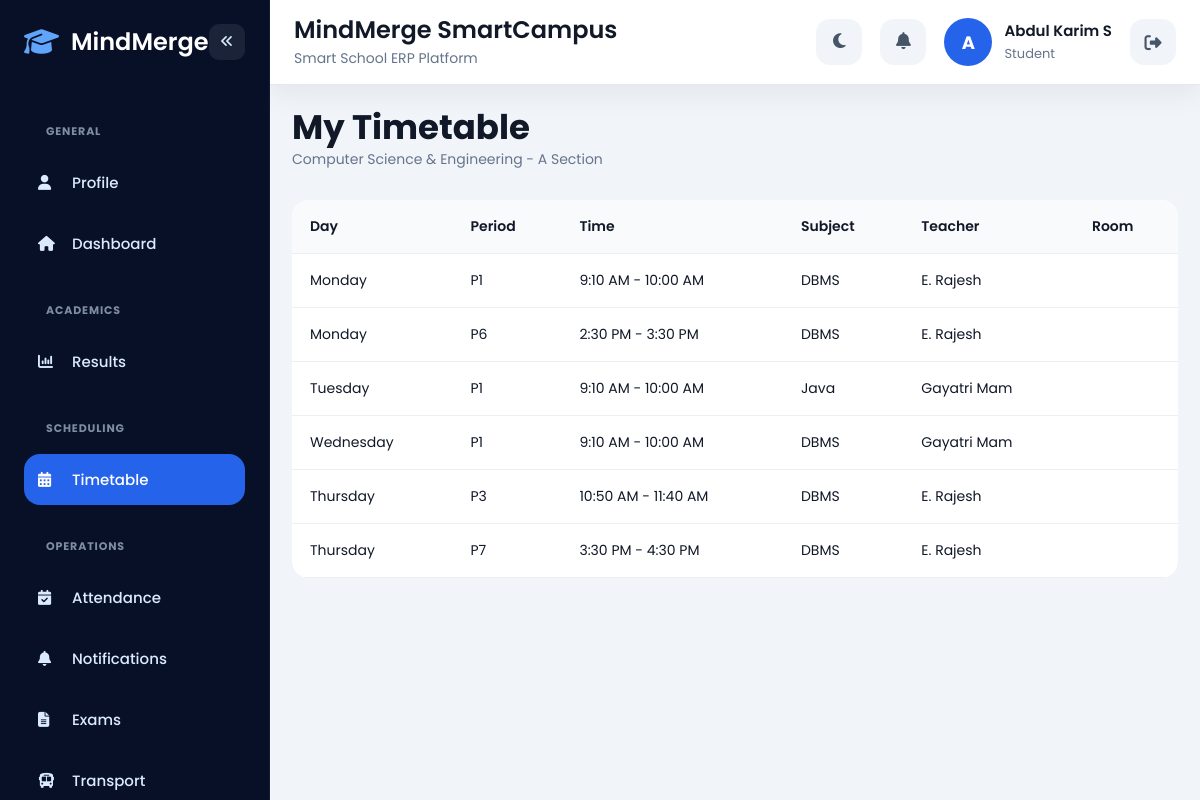
Screenshot of /student/timetable/index.php (signed in) with the database file from the repository.
### tables this page shows
CREATE TABLE `students` (
  `id` int(11) NOT NULL,
  `user_id` int(11) NOT NULL,
  `student_id` varchar(50) DEFAULT NULL,
  `class_id` int(11) DEFAULT NULL,
  `section_id` int(11) DEFAULT NULL,
  `class_name` varchar(30) DEFAULT NULL,
  `section_name` varchar(30) DEFAULT NULL,
  `dob` date DEFAULT NULL,
  `gender` varchar(20) DEFAULT NULL,
  `address` text DEFAULT NULL,
  `parent_phone` varchar(20) DEFAULT NULL,
  `created_at` timestamp NOT NULL DEFAULT current_timestamp()
);

CREATE TABLE `users` (
  `id` int(11) NOT NULL,
  `full_name` varchar(100) NOT NULL,
  `email` varchar(100) NOT NULL,
  `phone` varchar(20) NOT NULL,
  `password` varchar(255) NOT NULL,
  `role` enum('admin','teacher','student','parent') NOT NULL,
  `profile_photo` varchar(255) DEFAULT 'default.png',
  `theme_preference` varchar(20) DEFAULT 'light',
  `created_at` timestamp NOT NULL DEFAULT current_timestamp(),
  `admin_id` varchar(50) DEFAULT NULL
);

CREATE TABLE `classes` (
  `class_id` int(11) NOT NULL,
  `class_code` varchar(20) DEFAULT NULL,
  `class_name` varchar(50) NOT NULL,
  `description` text DEFAULT NULL,
  `status` enum('active','inactive') DEFAULT 'active',
  `created_at` timestamp NOT NULL DEFAULT current_timestamp()
);

CREATE TABLE `sections` (
  `section_id` int(11) NOT NULL,
  `class_id` int(11) NOT NULL,
  `section_code` varchar(50) NOT NULL,
  `section_name` varchar(100) NOT NULL,
  `capacity` int(11) DEFAULT 50,
  `status` enum('active','inactive') DEFAULT 'active',
  `created_at` timestamp NOT NULL DEFAULT current_timestamp()
);

CREATE TABLE `timetable_entries` (
  `entry_id` int(11) NOT NULL,
  `timetable_id` int(11) NOT NULL,
  `day_of_week` enum('monday','tuesday','wednesday','thursday','friday','saturday','sunday') NOT NULL,
  `period_id` int(11) NOT NULL,
  `subject_id` int(11) NOT NULL,
  `teacher_assignment_id` int(11) NOT NULL,
  `room_no` varchar(50) DEFAULT NULL,
  `remarks` text DEFAULT NULL,
  `created_at` timestamp NOT NULL DEFAULT current_timestamp()
);

CREATE TABLE `periods` (
  `period_id` int(11) NOT NULL,
  `template_id` int(11) NOT NULL,
  `period_name` varchar(100) NOT NULL,
  `start_time` time NOT NULL,
  `end_time` time NOT NULL,
  `period_type` enum('regular','break','lunch','lab','exam','activity') DEFAULT 'regular',
  `attendance_allowed` enum('yes','no') DEFAULT 'yes',
  `is_teaching_period` enum('yes','no') DEFAULT 'yes',
  `display_color` varchar(20) DEFAULT '#3b82f6',
  `room_required` enum('yes','no') DEFAULT 'yes',
  `notes` text DEFAULT NULL,
  `sort_order` int(11) NOT NULL,
  `status` enum('active','inactive') DEFAULT 'active',
  `created_at` timestamp NOT NULL DEFAULT current_timestamp()
);

CREATE TABLE `subjects` (
  `subject_id` int(11) NOT NULL,
  `subject_code` varchar(30) NOT NULL,
  `subject_name` varchar(100) NOT NULL,
  `description` text DEFAULT NULL,
  `status` enum('active','inactive') DEFAULT 'active',
  `created_at` timestamp NOT NULL DEFAULT current_timestamp()
);

### shared/services/StudentDashboardService.php (called while the page is built, shortened)
<?php
class StudentDashboardService
{
    private ?array $student = null;
    public function __construct(mysqli $conn, int $user_id)
    {
        $this->student = mysqli_fetch_assoc(mysqli_query(
            $conn,
            "SELECT st.*, u.full_name, u.email, u.profile_photo,
                    c.class_name, s.section_name
             FROM students st
             INNER JOIN users u ON u.id = st.user_id
             INNER JOIN classes c ON c.class_id = st.class_id
             INNER JOIN sections s ON s.section_id = st.section_id
             WHERE st.user_id = '$user_id'
             LIMIT 1"
        ));
    }
    public function getStudent(): ?array
    {
        return $this->student;
    }
}

### student/timetable/index.php (the view, shortened to what this page needs)
<?php
require_once __DIR__ . '/../../config/auth.php';
require_once __DIR__ . '/../../config/db.php';
require_once __DIR__ . '/../../shared/services/StudentDashboardService.php';
require_once __DIR__ . '/../../shared/helpers/portal.php';
$service = new StudentDashboardService($conn, (int) $_SESSION['user']['id']);
$student = $service->getStudent();
$class_id = (int) ($student['class_id'] ?? 0);
$section_id = (int) ($student['section_id'] ?? 0);
$entries = [];
if ($class_id > 0) {
    $query = mysqli_query(
        $conn,
        "SELECT te.day_of_week, p.period_name, p.start_time, p.end_time,
                sub.subject_name, u.full_name AS teacher_name, te.room_no
         FROM timetable_entries te
         INNER JOIN timetables tt ON tt.timetable_id = te.timetable_id
         INNER JOIN periods p ON p.period_id = te.period_id
         INNER JOIN subjects sub ON sub.subject_id = te.subject_id
         LEFT JOIN teacher_assignments ta ON ta.assignment_id = te.teacher_assignment_id
         LEFT JOIN teachers t ON t.id = ta.teacher_id
         LEFT JOIN users u ON u.id = t.user_id
         WHERE tt.class_id = '$class_id' AND tt.section_id = '$section_id'
         ORDER BY FIELD(te.day_of_week,'monday','tuesday','wednesday','thursday','friday','saturday'), p.start_time"
    );
    while ($row = mysqli_fetch_assoc($query)) {
        $entries[] = $row;
    }
}
?>
<!DOCTYPE html>
<html lang="en">
<head>
<link rel="stylesheet" href="../../assets/css/global.css">
<link rel="stylesheet" href="../../assets/css/layout.css">
<link rel="stylesheet" href="../../assets/css/components.css">
<link rel="stylesheet" href="../../assets/css/portals.css">
<link rel="stylesheet" href="https://cdnjs.cloudflare.com/ajax/libs/font-awesome/6.5.1/css/all.min.css">
</head>
<body>
<div class="app-layout">
<?php include('../../partials/sidebar.php'); ?>
<div class="main-content">
<?php include('../../partials/topbar.php'); ?>
<div class="page-content">
<div class="page-header"><div><h1>My Timetable</h1><p><?php echo htmlspecialchars(($student['class_name'] ?? '') . ' - ' . ($student['section_name'] ?? '')); ?></p></div></div>
<div class="table-responsive">
<table class="custom-table">
<thead><tr><th>Day</th><th>Period</th><th>Time</th><th>Subject</th><th>Teacher</th><th>Room</th></tr></thead>
<tbody>
<?php if (empty($entries)) { ?><tr><td colspan="6">No timetable available.</td></tr><?php } else { foreach ($entries as $e) { ?>
<tr>
<td><?php echo ucfirst($e['day_of_week']); ?></td>
<td><?php echo htmlspecialchars($e['period_name']); ?></td>
<td><?php echo date('g:i A', strtotime($e['start_time'])); ?> - <?php echo date('g:i A', strtotime($e['end_time'])); ?></td>
<td><?php echo htmlspecialchars($e['subject_name']); ?></td>
<td><?php echo htmlspecialchars($e['teacher_name'] ?? '-'); ?></td>
<td><?php echo htmlspecialchars($e['room_no'] ?? '-'); ?></td>
</tr>
<?php } } ?>
</tbody>
</table>
</div>
</div></div></div>
</body>
</html>

### partials/topbar.php (shortened to what this page needs)
<?php
$user = $_SESSION['user'];
$full_name = $user['full_name'];
$role = ucfirst($user['role']);
$profile_photo = $user['profile_photo'];
$first_letter = strtoupper(substr($full_name, 0, 1));
$notif_base = BASE_URL . 'notifications/';
?>
<div class="topbar">
<div class="topbar-left">
<div>
<h2>MindMerge SmartCampus</h2>
<p class="topbar-subtitle">Smart School ERP Platform</p>
</div>
</div>
<div class="topbar-right">
<button type="button" id="themeToggle" class="topbar-btn" title="Toggle Theme">
<i class="fa-solid fa-moon"></i>
</button>
<div class="notif-bell-wrap" id="notifBellWrap" data-base="<?php echo htmlspecialchars($notif_base); ?>">
<button type="button" class="topbar-btn notif-bell-btn" id="notifBellBtn" title="Notifications" aria-label="Notifications">
<i class="fa-solid fa-bell"></i>
</button>
</div>
<div class="topbar-profile">
<?php if ($profile_photo != 'default.svg' && file_exists(__DIR__ . "/../assets/uploads/profile/" . $profile_photo)) { ?>
<img src="<?php echo BASE_URL; ?>assets/uploads/profile/<?php echo $profile_photo; ?>" class="profile-img" alt="">
<?php } else { ?>
<div class="profile-letter"><?php echo $first_letter; ?></div>
<?php } ?>
<div class="profile-info">
<h4><?php echo htmlspecialchars($full_name); ?></h4>
<p>
<?php echo (strtolower($role) === 'admin') ? 'Administrator' : htmlspecialchars($role); ?>
</p>
</div>
</div>
<a href="<?php echo BASE_URL; ?>auth/logout.php" class="topbar-btn" title="Logout" style="display:flex;justify-content:center;align-items:center;text-decoration:none;">
<i class="fa-solid fa-right-from-bracket"></i>
</a>
</div>
</div>
<link rel="stylesheet" href="<?php echo BASE_URL; ?>assets/css/notifications.css">

### assets/css/global.css (style rules this page uses)
:root { --primary:#2563eb; --primary-dark:#1d4ed8; --bg:#f1f5f9; --sidebar:#081028; --card:#ffffff; --text:#111827; --muted:#64748b; --success:#22c55e; --danger:#ef4444; --warning:#f59e0b; --radius-lg:18px; --radius-md:14px; --radius-sm:10px; --shadow: 0 10px 25px rgba(0,0,0,0.06); }
* { margin:0; padding:0; box-sizing:border-box; }
html, body { width:100%; overflow-x:hidden; scroll-behavior:smooth; }
body { font-family:'Poppins',sans-serif; background:var(--bg); color:var(--text); font-size:15px; }
h1 { font-size:34px; font-weight:700; line-height:1.2; }
h2 { font-size:24px; font-weight:600; line-height:1.3; }
h4 { font-size:15px; font-weight:600; }
p { color:var(--muted); line-height:1.6; font-size:14px; }
.page-content { padding:24px; width:100%; max-width:1500px; margin:auto; }
.table-responsive { width:100%; overflow-x:auto; border-radius:16px; }
@media (max-width:1200px) { .page-content { padding:22px; } }

### assets/css/layout.css (style rules this page uses)
.app-layout { display:flex; min-height:100vh; background:var(--bg); }
.main-content { margin-left:270px; width:100%; min-height:100vh; transition:0.3s; }
.topbar { height:85px; background:white; display:flex; justify-content:space-between; align-items:center; padding:0 24px; box-shadow:var(--shadow); border-bottom:1px solid #e2e8f0; position:sticky; top:0; z-index:500; }
.topbar-left, .topbar-right { display:flex; align-items:center; gap:18px; }
.topbar-subtitle { font-size:14px; margin-top:2px; }
.topbar-btn { width:46px; height:46px; border:none; border-radius:14px; background:#f1f5f9; cursor:pointer; font-size:17px; transition:0.3s; color:#475569; }
.topbar-profile { display:flex; align-items:center; gap:12px; }
.profile-letter { width:48px; height:48px; border-radius:50%; background:var(--primary); color:white; display:flex; justify-content:center; align-items:center; font-weight:700; font-size:18px; }
.profile-info h4 { font-size:15px; margin-bottom:2px; }
.profile-info p { font-size:13px; }

### assets/css/components.css (style rules this page uses)
.table-responsive { width:100%; overflow-x:auto; border-radius:16px; }
.custom-table { width:100%; min-width:700px; border-collapse:collapse; background:var(--card); border-radius:16px; overflow:hidden; box-shadow:var(--shadow); }
.custom-table th, .custom-table td { padding:14px 16px; text-align:left; border-bottom:1px solid #eee; font-size:14px; vertical-align:top; }
.custom-table th { background:#f8fafc; font-weight:600; }
.page-header { display:flex; justify-content:space-between; align-items:center; gap:20px; flex-wrap:wrap; margin-bottom:30px; }
.custom-table th, .custom-table td { padding:16px 18px; }

### assets/css/notifications.css (style rules this page uses)
.notif-bell-wrap { position:relative; }
.notif-bell-btn { position:relative; }

### rows the page displays
students: user.full_name "A", user.full_name "Abdul Karim S", class.section_name "Computer Science & Engineering - A Section"
timetable_entries: day_of_week "Monday", period.period_name "P1", period.start_time "9:10 AM", period.end_time "10:00 AM", subject.subject_name "DBMS", users.full_name "E. Rajesh"
timetable_entries: day_of_week "Monday", period.period_name "P6", period.start_time "2:30 PM", period.end_time "3:30 PM", subject.subject_name "DBMS", users.full_name "E. Rajesh"
timetable_entries: day_of_week "Tuesday", period.period_name "P1", period.start_time "9:10 AM", period.end_time "10:00 AM", subject.subject_name "Java", users.full_name "Gayatri Mam"
timetable_entries: day_of_week "Wednesday", period.period_name "P1", period.start_time "9:10 AM", period.end_time "10:00 AM", subject.subject_name "DBMS", users.full_name "Gayatri Mam"
timetable_entries: day_of_week "Thursday", period.period_name "P3", period.start_time "10:50 AM", period.end_time "11:40 AM", subject.subject_name "DBMS", users.full_name "E. Rajesh"
timetable_entries: day_of_week "Thursday", period.period_name "P7", period.start_time "3:30 PM", period.end_time "4:30 PM", subject.subject_name "DBMS", users.full_name "E. Rajesh"

### other values shown
$group['label'] "GENERAL"
$config['label'] "Profile"
$config['label'] "Dashboard"
$group['label'] "ACADEMICS"
$config['label'] "Results"
$group['label'] "SCHEDULING"
$config['label'] "Timetable"
$group['label'] "OPERATIONS"
$config['label'] "Attendance"
$config['label'] "Notifications"
$config['label'] "Exams"
$config['label'] "Transport"
$role "Student"
